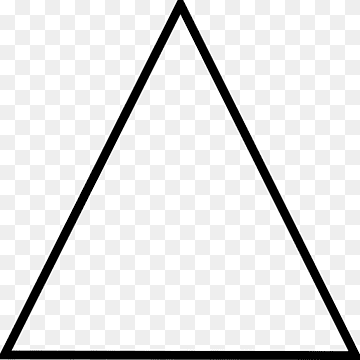
#> input picture Proyecto1/triangulo.png, 360 x 360 px, found by its file name
$ python Individual.py
#> lines starting #> are read from the running program, lines starting #| are printed output that depends on the picture
import numpy as np
import cv2 as cv
import math

# variables
traslacion_x = 0
traslacion_y = 0

imagen = cv.imread('triangulo.png')
#> imagen is the input picture: shape (360, 360, 3); min 0, max 255, mean 227.7
imagen = cv.resize(imagen, (100, 100))
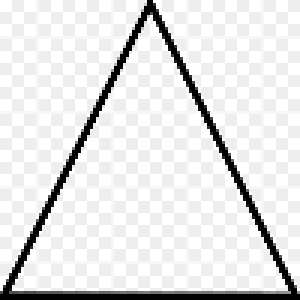
#> imagen: shape (100, 100, 3) (shown 3 times larger); min 0, max 255, mean 227.3
angulo_rotacion = 0
umbral_movimiento = 30

cap = cv.VideoCapture(0)

lkparm = dict(winSize=(15, 15), maxLevel=2,
              criteria=(cv.TERM_CRITERIA_EPS | cv.TERM_CRITERIA_COUNT, 10, 0.03))

_, vframe = cap.read()
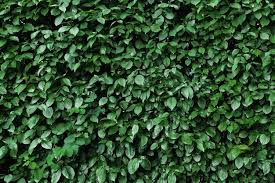
#> input picture ProyectoCiudad/arbusto.jpg, 275 x 183 px, given in place of the camera
#> vframe is the input picture: shape (183, 275, 3); mean B, G, R 49.1, 80.7, 49.3
vgris = cv.cvtColor(vframe, cv.COLOR_BGR2GRAY)
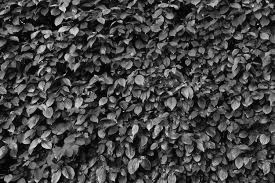
#> vgris: shape (183, 275); min 0, max 240, mean 67.7

# Controles
p0 = np.array(
    [(100, 100), (200, 100), (100, 200), (200, 200), (500, 100), (600, 100), (500, 200), (600, 200)])  # Cuatro puntos
p0 = np.float32(p0[:, np.newaxis, :])

mask = np.zeros_like(vframe)

while True:
    _, frame = cap.read()
    frame = cv.flip(frame, 1)
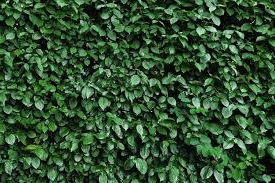
#> frame: shape (183, 275, 3); mean B, G, R 49.1, 80.7, 49.3
    fgris = cv.cvtColor(frame, cv.COLOR_BGR2GRAY)
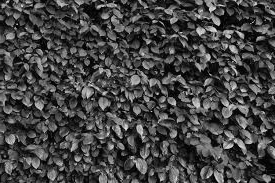
#> fgris: shape (183, 275); min 0, max 240, mean 67.7
    p1, st, err = cv.calcOpticalFlowPyrLK(vgris, fgris, p0, None, **lkparm)
#> p1 = [[102.8, 90.77], [194.9, 98.27], [105.4, 193.4], [199.5, 212.7], [500, 100], [600, 100], [500, 200], [600, 200]]; st = [1, 1, 0, 0, 0, 0, 0, 0]; err = [50.3, 53.99, 0, 0, 0, 0, 0, 0]

    if p1 is None:
        vgris = cv.cvtColor(vframe, cv.COLOR_BGR2GRAY)
        p0 = np.array([(100, 100), (200, 100), (100, 200), (200, 200), (500, 100), (600, 100), (500, 200),
                       (600, 200)])  # Reiniciar los puntos
        p0 = np.float32(p0[:, np.newaxis, :])
        mask = np.zeros_like(vframe)
        cv.imshow('ventana', frame)
    else:
        bp1 = p1[st == 1]
#> bp1 = [[102.8, 90.77], [194.9, 98.27]]
        bp0 = p0[st == 1]
#> bp0 = [[100, 100], [200, 100]]

        for i, (nv, vj) in enumerate(zip(bp1, bp0)):
            a, b = (int(x) for x in nv.ravel())
            c, d = (int(x) for x in vj.ravel())
            dist = np.linalg.norm(nv.ravel() - vj.ravel())

            frame = cv.line(frame, (c, d), (a, b), (0, 0, 255), 2)
            frame = cv.circle(frame, (c, d), 2, (255, 0, 0), -1)
            frame = cv.circle(frame, (a, b), 3, (0, 255, 0), -1)

            # primer punto
            if i == 0 and dist > umbral_movimiento:  # Solo para el primer punto
                angulo_rotacion += 10  # Aumentar el ángulo de rotación
            # segundo punto
            if i == 1 and dist > umbral_movimiento:
                angulo_rotacion -= 10  # Aumentar el ángulo de rotación
            # tercer punto
            if i == 2 and dist > umbral_movimiento:
                imagen = cv.resize(imagen, None, fx=0.9, fy=0.9)
            # cuarto punto
            if i == 3 and dist > umbral_movimiento:
                imagen = cv.resize(imagen, None, fx=1.1, fy=1.1)
            # quinto punto
            if i == 4 and dist > umbral_movimiento:
                traslacion_x += 5
            # sexto punto
            if i == 5 and dist > umbral_movimiento:
                traslacion_x -= 5
            # septimo punto
            if i == 6 and dist > umbral_movimiento:
                traslacion_y += 5
            # octavo punto
            if i == 7 and dist > umbral_movimiento:
                traslacion_y -= 5
#> this loop made 2 passes
#> (nv, a, b, c, d, dist) on passes 1 to 2: ([102.8, 90.77], 102, 90, 100, 100, 9.64), ([194.9, 98.27], 194, 98, 200, 100, 5.41)
#> frame: shape (183, 275, 3); mean B, G, R 49.1, 80.8, 49.2
#> after the loop, angulo_rotacion = 0; traslacion_x = 0; traslacion_y = 0

        # posicion de la imagen
        h, w, _ = imagen.shape
#> h = 100; w = 100
        center_x = frame.shape[1] // 2 - w // 2 + traslacion_x
#> center_x = 87
        center_y = frame.shape[0] // 2 - h // 2 + traslacion_y
#> center_y = 41

        # Rotar la imagen
        M = cv.getRotationMatrix2D((w // 2, h // 2), angulo_rotacion, 1.0)
#> M = [[1, 0, 0], [0, 1, 0]]
        imagen_rotada = cv.warpAffine(imagen, M, (w, h))

        # Superponer la imagen rotada en el marco
        frame[center_y:center_y + h, center_x:center_x + w] = imagen_rotada
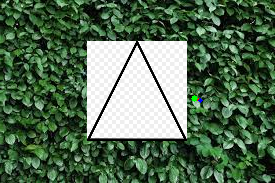
#> frame: shape (183, 275, 3); mean B, G, R 83.9, 109.3, 84.1
        cv.imshow('ventana', frame)
        vgris = fgris.copy()

        if (cv.waitKey(1) & 0xff) == 27:
#> (key Esc is pressed here)
            break

cap.release()
cv.destroyAllWindows()
